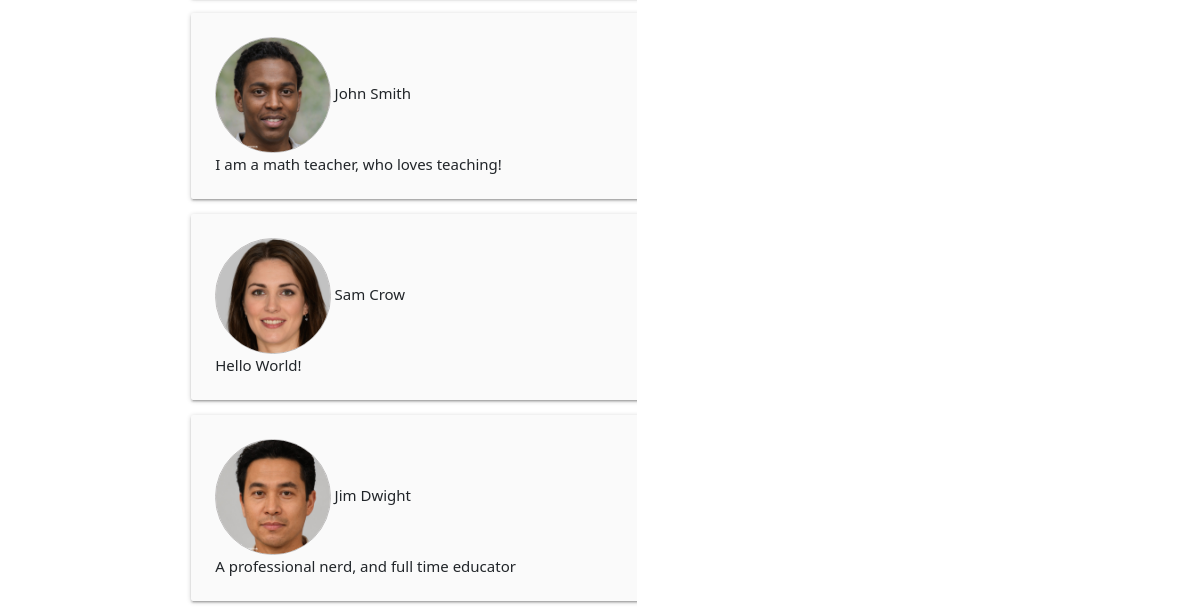
/Tutor (lower part), run on an earlier commit of the app's database.
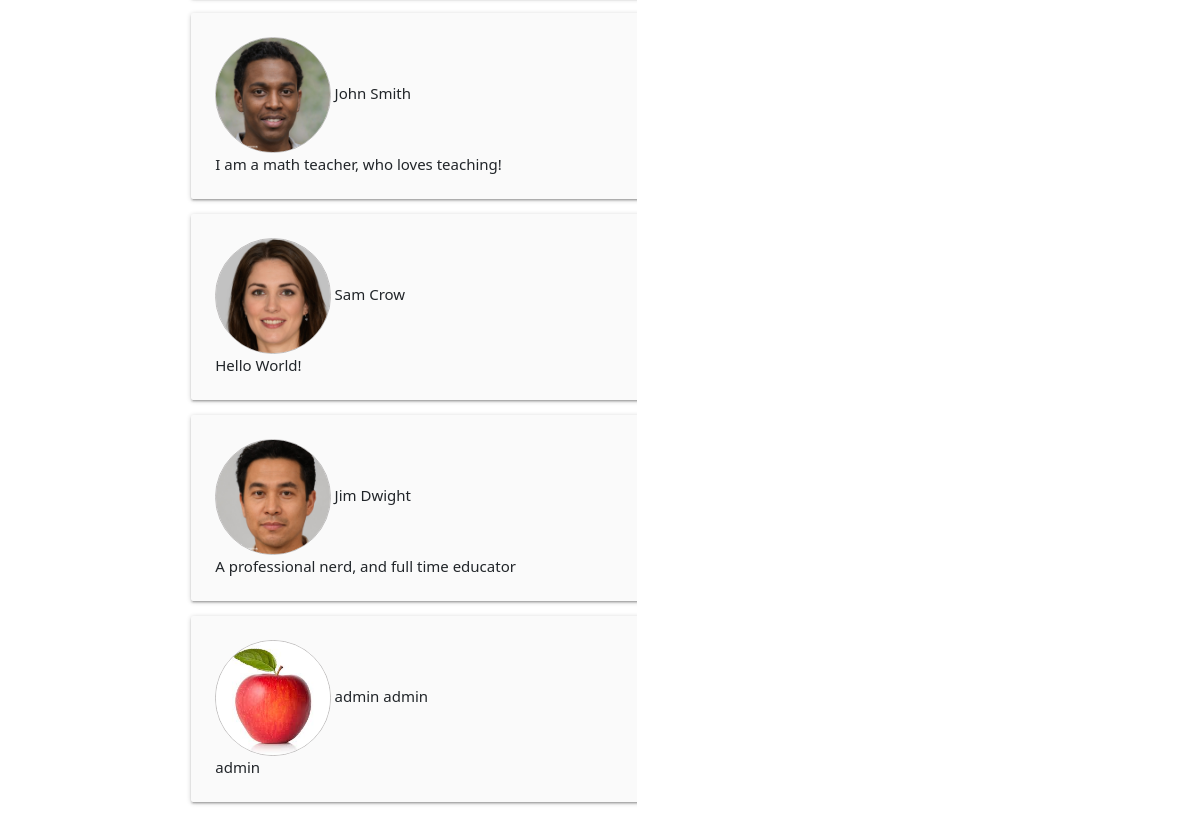
And on a later commit of the database.
### main/models.py (models this page shows, shortened)
class User(AbstractUser):
	email_confirm = models.BooleanField(default=False)

class Profile(models.Model):
	user = models.OneToOneField(User,on_delete = models.CASCADE,default= None)
	pro_pic =  models.ImageField(upload_to = 'profilePics', blank = True, null = True)
	descript = models.CharField(max_length = 50, blank = True)
	intro = models.CharField(max_length = 1000, blank = True)

### main/views.py (the view)
# urls.py: path("Tutor", tutorList.as_view(), name = "Tutor"),
class tutorList(ListView):
	model = User
	template_name = "main/Tutors.html"
	context_object_name = "users"
	def get_context_data(self,**kwargs):
		data = super().get_context_data(**kwargs)
		return data

### main/templates/main/Tutors.html (shortened to what this page needs)
<head>
  <link rel="stylesheet" href="https://cdnjs.cloudflare.com/ajax/libs/materialize/1.0.0/css/materialize.min.css">
  <link href="https://cdn.jsdelivr.net/npm/bootstrap@5.0.0-beta2/dist/css/bootstrap.min.css" rel="stylesheet">
</head>
{%include "main/HeadNav.html" %}
{%load static%}
<div class = "writingSection">
  <div class = "container" >
{% for use in users%}
<div class="col s12 m8 offset-m2 l6 offset-l3">
    <div class="card-panel grey lighten-5 z-depth-1">
      {% if use.profile.pro_pic %}
            <img class="card-img" src="{{ use.profile.pro_pic.url }}">
              {{use.first_name}} {{use.last_name}}
            <br>
              {{use.profile.descript}}
          {% else %}
              <img class="card-img" src="{%static 'media/Default.jpg' %}">
              {{use.first_name}} {{use.last_name}}
            <br>
              {{use.profile.descript}}
          {% endif %}
      </div>
    </div>
 {%endfor%}
</div>

What changed in the data, as far as the page shows it:
added User: profile.pro_pic (picture), first_name "admin", last_name "admin", profile.descript "admin"
